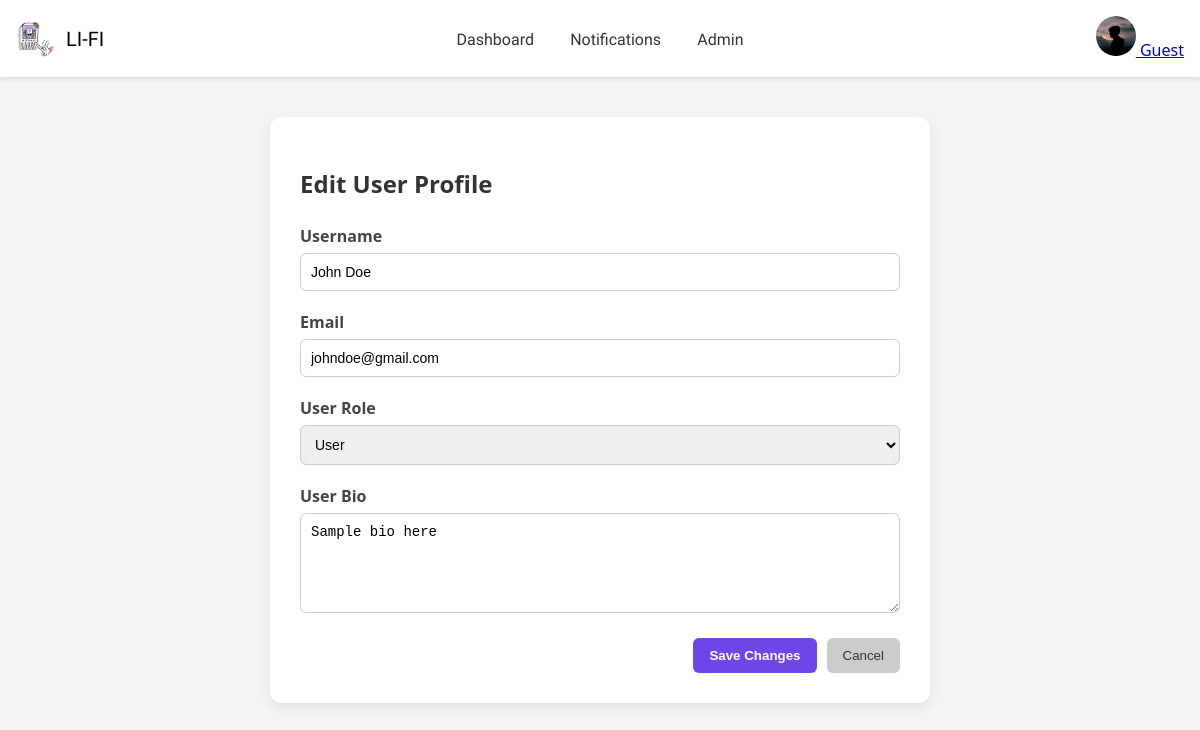
Before: /pages/edit_user.php?user_id=1 with the older database file.
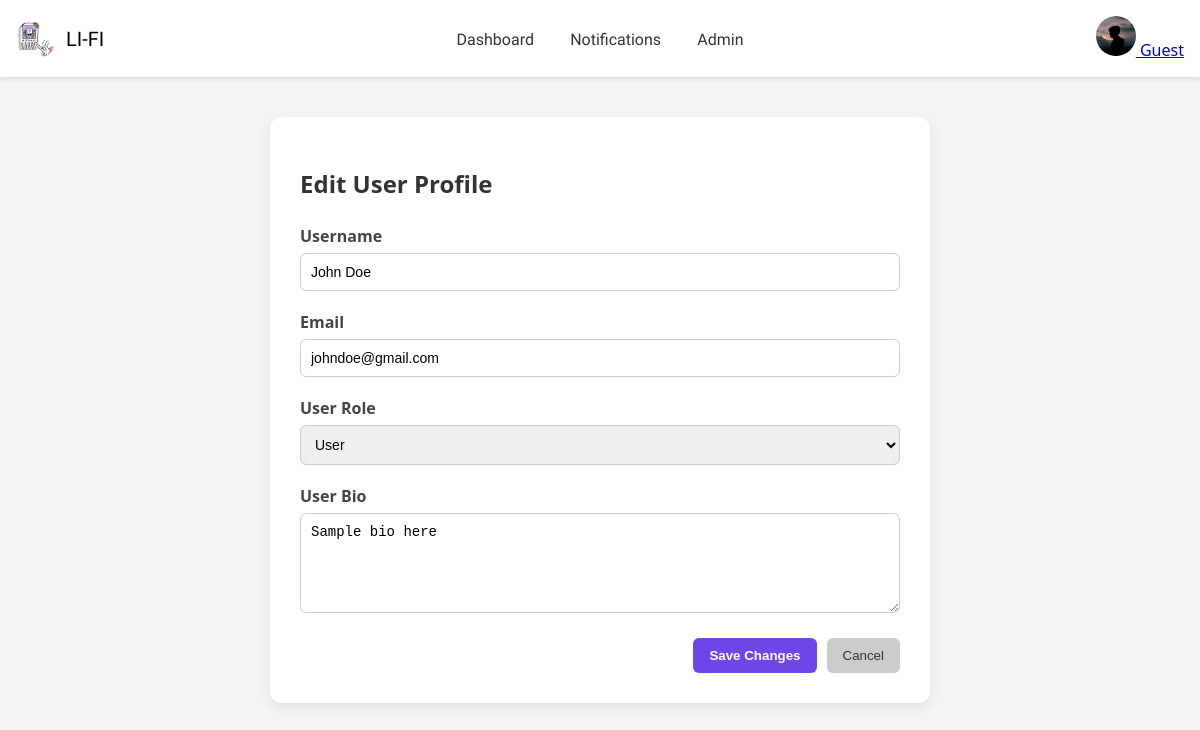
After: the same page with the newer database file.
### tables this page shows
CREATE TABLE `users` (
  `user_id` varchar(50) NOT NULL,
  `username` varchar(100) NOT NULL,
  `email` varchar(100) NOT NULL,
  `password` varchar(255) NOT NULL,
  `bio` text DEFAULT NULL,
  `role` varchar(50) DEFAULT NULL,
  `profile_pic` varchar(255) DEFAULT NULL,
  `status` enum('active','disabled') DEFAULT 'active'
);

### pages/edit_user.php (the view, shortened to what this page needs)
<?php
require '../connection.php';
$userId = trim($_GET['user_id'] ?? '');
$stmt = $conn->prepare("SELECT * FROM users WHERE user_id = ?");
$stmt->bind_param("s", $userId);
$stmt->execute();
$result = $stmt->get_result();
$user = $result->fetch_assoc();
?>
<!DOCTYPE html>
<html lang="en">
<head>
  <link rel="stylesheet" href="../assets/css/edit_user.css" />
</head>
<body>
  <?php include '../includes/navbar.php'; ?>
  <main class="edit-user-container">
    <h2>Edit User Profile</h2>
    <form action="" method="POST" class="edit-user-form">
      <div class="form-group">
        <label for="username">Username</label>
        <input type="text" id="username" name="username" value="<?= htmlspecialchars($user['username']) ?>" required />
      </div>
      <div class="form-group">
        <label for="email">Email</label>
        <input type="email" id="email" name="email" value="<?= htmlspecialchars($user['email']) ?>" required />
      </div>
      <div class="form-group">
        <label for="role">User Role</label>
        <select id="role" name="role" required>
          <option value="1" <?= $user['role'] == 1 ? 'selected' : '' ?>>User</option>
        </select>
      </div>
      <div class="form-group">
        <label for="bio">User Bio</label>
        <textarea id="bio" name="bio" placeholder="Enter user bio here..."><?= htmlspecialchars($user['bio'] ?? '') ?></textarea>
      </div>
      <div class="form-actions">
        <button type="submit" name="save_changes" class="save-btn">Save Changes</button>
        <button type="button" class="cancel-btn" onclick="window.history.back()">Cancel</button>
      </div>
    </form>
  </main>
</body>
</html>

### includes/navbar.php (shortened to what this page needs)
<!DOCTYPE html>
<html lang="en">
<head>
  <link rel="stylesheet" href="../assets/css/navbar.css" />
</head>
<body>
  <header class="navbar">
    <div class="logo">
      <img src="../assets/images/Ellipse 3.png" alt="Logo" />LI-FI
    </div>
    <nav class="nav-links">
      <a href="../pages/dashboard.php">Dashboard</a>
      <a href="../pages/notifications.php">Notifications</a>
      <a href="../pages/all_users.php">Admin</a>
    </nav>
    <div class="profile">
      <a href="../pages/profile.php">
        <?php
          $defaultImage = '../assets/images/profilepic.png';
          $relativeImagePath = isset($_SESSION['profile_pic']) ? $_SESSION['profile_pic'] : $defaultImage;
          $imagePath = strpos($relativeImagePath, 'uploads/') !== false
               ? '/lost_and_found/' . htmlspecialchars($relativeImagePath)
               : htmlspecialchars($relativeImagePath);
          echo "<img src='$imagePath' alt='Profile Picture' />";
        ?>
        <span style="text-decoration: none;">
          <?= htmlspecialchars($_SESSION['username'] ?? 'Guest') ?>
        </span>
      </a>
    </div>
  </header>
</body>
</html>

### assets/css/edit_user.css (style rules this page uses)
body { font-family: "Segoe UI", sans-serif; background-color: #f4f4f4; margin: 0; padding: 0; }
.edit-user-container { max-width: 600px; margin: 40px auto; background: #ffffff; padding: 30px; border-radius: 12px; box-shadow: 0 4px 12px rgba(0, 0, 0, 0.08); }
.edit-user-container h2 { margin-bottom: 25px; color: #333; }
.edit-user-form .form-group { margin-bottom: 20px; }
.edit-user-form label { display: block; font-weight: bold; margin-bottom: 6px; color: #444; }
.edit-user-form input[type="text"], .edit-user-form input[type="email"], .edit-user-form select, .edit-user-form textarea { width: 100%; padding: 10px; border: 1px solid #ccc; border-radius: 6px; box-sizing: border-box; font-size: 14px; }
.edit-user-form textarea { resize: vertical; min-height: 100px; }
.form-actions { display: flex; justify-content: flex-end; gap: 10px; margin-top: 20px; }
.save-btn { background-color: #6f46e8; color: white; border: none; padding: 10px 16px; font-weight: bold; border-radius: 6px; cursor: pointer; }
.cancel-btn { background-color: #ccc; color: #333; border: none; padding: 10px 16px; border-radius: 6px; cursor: pointer; }

### assets/css/navbar.css (style rules this page uses)
.navbar { display: flex; justify-content: space-between; align-items: center; padding: 1rem 1rem; box-shadow: 0 2px 4px rgba(0, 0, 0, 0.1); background-color: #fff; }
.logo { font-size: 1.25rem; font-weight: bold; font-family: "Leckerli One", cursive;; display: flex; align-items: center; font-weight: 400; }
.logo img { height: 40px; width: 40px; border-radius: 50%; object-fit: cover; margin-right: 10px; }
.nav-links a { margin: 0 1rem; text-decoration: none; color: #333; font-family: "Kaushan Script", cursive; font-weight: 400; font-style: normal; }
.profile img { border-radius: 50%; height: 40px; width: 40px; object-fit: cover; }

Changed rows visible on the page:
changed users "John Doe": role "User" → (not shown)
Other visible differences:
form field role: (not shown) → "User"
